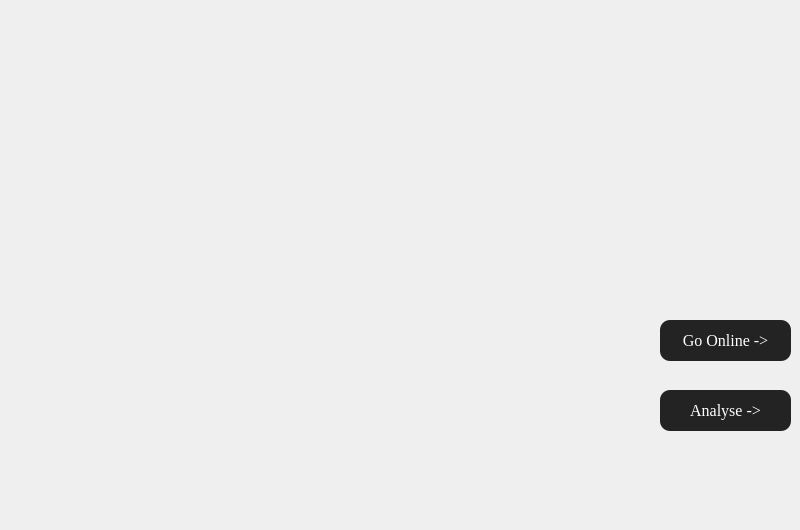
                   <widget class="QWidget" name="page_10">
                    <widget class="QLabel" name="Select_state_pic_2">
                     <property name="geometry">
                      <rect>
                       <x>180</x>
                       <y>-40</y>
                       <width>431</width>
                       <height>521</height>
                      </rect>
                     </property>
                     <property name="text">
                      <string/>
                     </property>
                     <property name="pixmap">
                      <pixmap>Other_states.png</pixmap>
                     </property>
                     <property name="scaledContents">
                      <bool>true</bool>
                     </property>
                    </widget>
                    <widget class="QPushButton" name="_Other_state_analyse_button">
                     <property name="geometry">
                      <rect>
                       <x>660</x>
                       <y>390</y>
                       <width>131</width>
                       <height>41</height>
                      </rect>
                     </property>
                     <property name="font">
                      <font>
                       <family>Georgia</family>
                       <pointsize>12</pointsize>
                      </font>
                     </property>
                     <property name="styleSheet">
                      <string notr="true">QPushButton {
	color: rgb(255, 255, 255);
	background-color: rgb(35, 35, 35);
	border: 0px solid;
	border-radius:10px;
}
QPushButton:hover {
	background-color: rgb(85, 170, 255);
}</string>
                     </property>
                     <property name="text">
                      <string>Analyse -&gt;</string>
                     </property>
                    </widget>
                    <widget class="QPushButton" name="Go_onlline_button">
                     <property name="geometry">
                      <rect>
                       <x>660</x>
                       <y>320</y>
                       <width>131</width>
                       <height>41</height>
                      </rect>
                     </property>
                     <property name="font">
                      <font>
                       <family>Georgia</family>
                       <pointsize>12</pointsize>
                      </font>
                     </property>
                     <property name="styleSheet">
                      <string notr="true">QPushButton {
	color: rgb(255, 255, 255);
	background-color: rgb(35, 35, 35);
	border: 0px solid;
	border-radius:10px;
}
QPushButton:hover {
	background-color: rgb(85, 170, 255);
}</string>
                     </property>
                     <property name="text">
                      <string>Go Online -&gt;</string>
                     </property>
                    </widget>
                   </widget>
